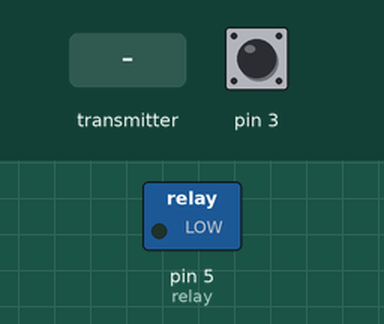
Simulated run of this sketch. Board: Arduino Uno, built with avr-gcc and run on an emulated ATmega328P. Shown: switched loads named in the sketch (green lamp = pin HIGH). The test bench sets the inputs (shaded band); at power-on: pin 3 HIGH. No radio packets arrive unless stated.

Above: at 1.2 s.
1.3 s: the transmitter starts sending recieved_data.0 = 64
At 1.6 s:
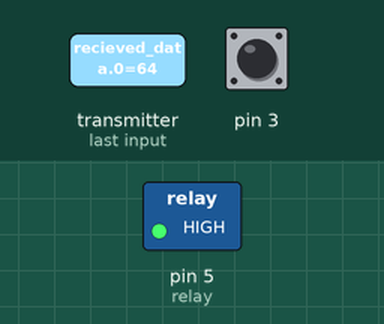
2.8 s: the transmitter starts sending recieved_data.0 = 0
At 4.0 s:
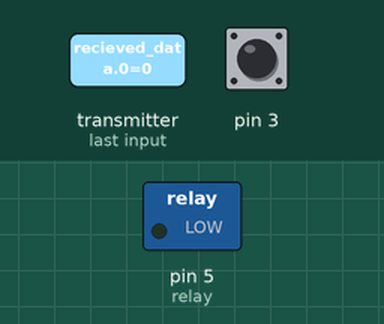
4.3 s: the transmitter starts sending recieved_data.0 = 128
At 5.1 s:
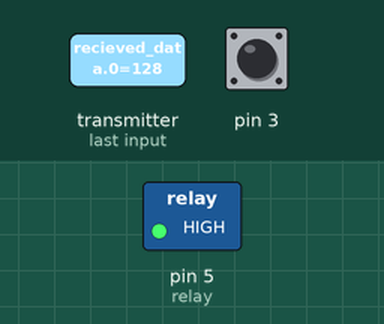
Timing chart, 0 to 7.3 s (numbered marks = the images above; inputs shaded):
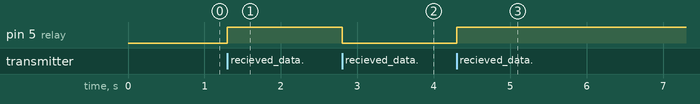

Measured:
- after the input at 1.3 s, pin 5 (relay): LOW → HIGH at once
- after the input at 2.8 s, pin 5 (relay): HIGH → LOW at once
- after the input at 4.3 s, pin 5 (relay): LOW → HIGH at once

The sketch:

RELAY_RECIVE.ino
```cpp
#include <SPI.h>
#include "nRF24L01.h"
#include "RF24.h"
#include "GyverButton.h"
GButton but (3);
RF24 radio(9, 10);
byte recieved_data[1];
byte relay = 5;
byte address[][6] = {"1Node", "2Node", "3Node", "4Node", "5Node", "6Node"};

void setup() {
  pinMode(relay, OUTPUT);
  radio.begin();
  radio.setAutoAck(1);
  radio.setRetries(0, 15);
  radio.enableAckPayload();
  radio.setPayloadSize(32);
  radio.openReadingPipe(1, address[0]);
  radio.setChannel(0x60);
  radio.setPALevel (RF24_PA_MAX); //уровень мощности передатчика. На выбор RF24_PA_MIN, RF24_PA_LOW, RF24_PA_HIGH, RF24_PA_MAX
  radio.setDataRate (RF24_250KBPS); //скорость обмена. На выбор RF24_2MBPS, RF24_1MBPS, RF24_250KBPS
  //должна быть одинакова на приёмнике и передатчике!
  //при самой низкой скорости имеем самую высокую чувствительность и дальность!!
  radio.powerUp();
  radio.startListening();
}

void loop() {
  byte pipeNo;
   while ( radio.available(&pipeNo))
    radio.read( &recieved_data, sizeof(recieved_data) );
    digitalWrite(relay, recieved_data[0]);
but.tick();
if (but.isPress()) {
  relay = !relay;
 }
}
```
